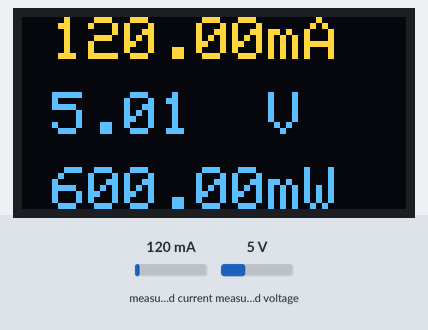
This sketch was run on a simulated Arduino Uno, built with avr-gcc and run on an emulated ATmega328P. Parts: 128×64 one-colour display. Inputs (shaded band) come from the test bench; at power-on: measured current 120 mA, measured voltage 5 V. The OLED is the two-colour kind (top 16 rows yellow).

Above: at 8.2 s.
8.3 s: measured current set to 40 mA
At 9.5 s:
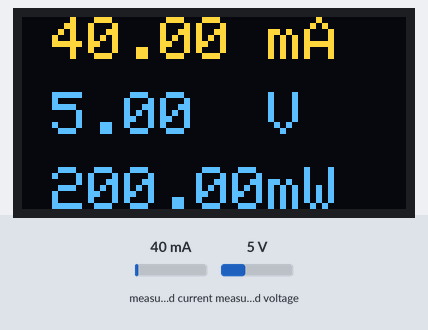
10.6 s: measured voltage set to 0.3 V
At 12.4 s:
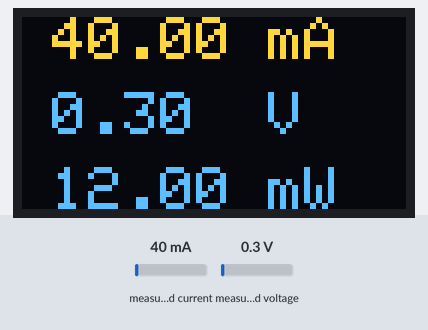
12.7 s: measured current set to 500 mA
At 14.1 s:
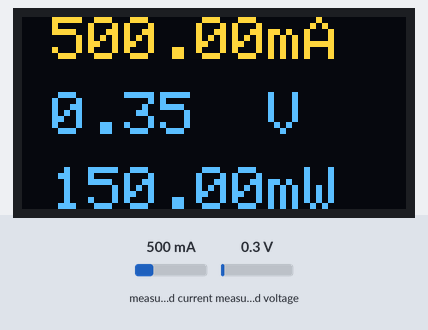
14.7 s: measured voltage set to 3.8 V
At 15.9 s:
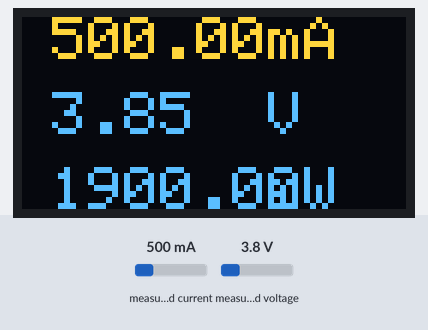
Timing chart, 0 to 17.7 s (numbered marks = the images above; inputs shaded):
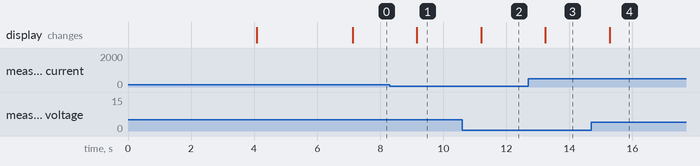

Measured:
- after the input at 8.3 s, the display: changes after 0.86 s (image 1)
- after the input at 10.6 s, the display: changes after 0.60 s (image 2)
- after the input at 12.7 s, the display: changes after 0.54 s (image 3)
- after the input at 14.7 s, the display: changes after 0.58 s (image 4)

The sketch:

INA219_current_sensor_mA_V_mW.ino
```cpp
// Medición de consumo de pequeños componentes electrónicos con el módulo sensor de corriente INA219.
// Muestra por pantalla OLED de 128x64 las magnitudes: mA, V y mW.
// Written by PLÉYADES IT

#include <SPI.h>
#include <Wire.h>
#include <Adafruit_GFX.h>
#include <Adafruit_SSD1306.h>
#include <Adafruit_INA219.h>

Adafruit_INA219 ina219;

#define OLED_MOSI 9
#define OLED_CLK 10
#define OLED_DC 11
#define OLED_CS 12
#define OLED_RESET 13
Adafruit_SSD1306 display(OLED_MOSI, OLED_CLK, OLED_DC, OLED_RESET, OLED_CS);
#define OLED_ADDR 0x3C
#if (SSD1306_LCDHEIGHT != 64)
#error("Height incorrect, please fix Adafruit_SSD1306.h!");
#endif

void setup()
{
  display.begin(SSD1306_SWITCHCAPVCC, OLED_ADDR);   // OLED display starts
  display.clearDisplay();       // Clear OLED display
  display.setTextSize(2);
  display.setTextColor(WHITE);
  display.setCursor(15,15);     // Horizontal x vertical
  display.print("Pleyades");
  display.setCursor(55,40);
  display.print("IT");
  display.display();
  delay(4000);
  display.clearDisplay();
  display.setCursor(30,12);
  display.print("INA219");
  display.setTextSize(1);
  display.setCursor(10,40);
  display.print("current measurement");
  display.setCursor(48,53);
  display.print("module");
  display.display();
  delay(3000);
  display.clearDisplay();
  ina219.begin();  // INA219 starts
}

void loop()
{
  float shuntvoltage = 0;
  float busvoltage = 0;
  float current_mA = 0;
  float loadvoltage = 0;
  float power_mW = 0;
  // Get data from sensor
  shuntvoltage = ina219.getShuntVoltage_mV();
  busvoltage = ina219.getBusVoltage_V();
  current_mA = ina219.getCurrent_mA();
  power_mW = ina219.getPower_mW();
  loadvoltage = busvoltage + (shuntvoltage / 1000);
  // Show data
  display.clearDisplay();
  display.setTextSize(2);
  display.setCursor(10,0);
  display.print(current_mA);
  display.setCursor(70,0);
  display.print(" mA");
  display.setCursor(10,25);
  display.print(loadvoltage);
  display.setCursor(70,25);
  display.print(" V");
  display.setCursor(10,50);
  display.print(power_mW);
  display.setCursor(70,50);
  display.print(" mW");
  display.display();
  delay(2000);
}
```
